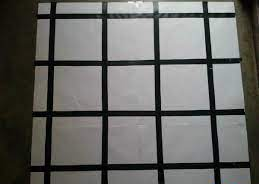
#> input picture assets/grid.png, 259 x 184 px
$ python grid.py
#> lines starting #> are read from the running program, lines starting #| are printed output that depends on the picture; after the words box and inside, x2 and y2 are one past the last pixel; in counts of white or black regions, pixels touching at a corner belong together
import cv2
import numpy as np

# Load image, convert to hsv, Gaussian blur, adaptive threshold
img = cv2.imread("assets/grid.png")
#> img is the input picture: shape (184, 259, 3); mean B, G, R 100.4, 103.5, 103.5
original = img.copy()
mask = np.zeros(img.shape, dtype=np.uint8)
gray = cv2.cvtColor(img, cv2.COLOR_BGR2GRAY)
blur = cv2.GaussianBlur(gray, (3,3), 0)
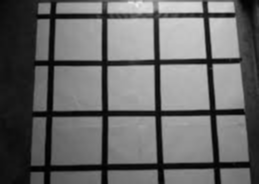
#> blur: shape (184, 259); min 1, max 235, mean 103.2
hsv = cv2.cvtColor(img, cv2.COLOR_BGR2HSV)
#> hsv: shape (184, 259, 3); mean H, S, V 53.5, 41.4, 105.3

#mask for colors between the range  (60, 100, 20) -> (130, 360, 255)
thresh = cv2.adaptiveThreshold(blur,45,cv2.ADAPTIVE_THRESH_GAUSSIAN_C,cv2.THRESH_BINARY_INV,51,35)
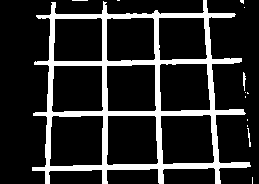
#> thresh: shape (184, 259); values 0 (black) and 45 (white), 16.3% white; 13 white regions (10 under 20 px), largest, box (x1, y1, x2, y2) and area: (32, 0, 251, 184) 7655, (243, 72, 246, 91) 35, (247, 128, 251, 147) 30
#apply morphology -> removes noise from mask
kernel = cv2.getStructuringElement(cv2.MORPH_RECT, (3,3))
opening = cv2.morphologyEx(thresh, cv2.MORPH_OPEN, kernel, iterations=1)
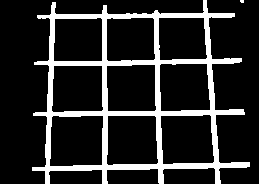
#> opening: shape (184, 259); values 0 (black) and 45 (white), 16% white; 2 white regions (1 under 20 px)
#kernel = cv2.getStructuringElement(cv2.MORPH_RECT, (2,3))
#opening = cv2.morphologyEx(opening, cv2.MORPH_OPEN, kernel, iterations=1)

#gets the biggest contour(outline)
contours = cv2.findContours(opening, cv2.RETR_EXTERNAL  , cv2.CHAIN_APPROX_SIMPLE)
#> contours = 2 contours, 1 with area under 20; largest, box (x1, y1, x2, y2) and area: (32, 0, 250, 184) 26750
contours = contours[0] if len(contours) == 2 else contours[1]
for c in contours:
    area_thresh = 0
    area = cv2.contourArea(c)
    if area > area_thresh:
        area = area_thresh
        big_contour = c
#> this loop made 2 passes
#> area_thresh on passes 1 to 2: 0, 0
#> after the loop, big_contour = contour of 194 points, box (x1, y1, x2, y2) (32, 0, 250, 184), area 26750

#aproximates the contour with a 4 sided polygon
epsilon = 0.1*cv2.arcLength(big_contour,True)
#> epsilon = 117.1
approx = cv2.approxPolyDP(big_contour,epsilon,True)
#> approx = [[234, 13], [52, 2], [32, 170], [249, 166]]
cv2.drawContours(mask, [approx], 0, (255,255,255), 3)
#> mask: shape (184, 259, 3); 7.5% white; 1 white region, box (x1, y1, x2, y2) and area: (30, 0, 252, 173) 3583
cv2.drawContours(img, [approx], 0, (255,255,255), 3)
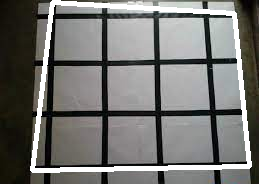
#> img: shape (184, 259, 3); 7.52% of pixels changed, all inside (x1, y1, x2, y2) = (30, 0, 252, 173)

#gets the coordinates of the verticies
mask = cv2.cvtColor(mask, cv2.COLOR_BGR2GRAY)
corners = cv2.goodFeaturesToTrack(mask, maxCorners=4, qualityLevel=0.1, minDistance=150)
#> corners = [[35, 167], [245, 162], [55, 5], [234, 11]]
for corner in corners:
    x,y = corner.ravel()
    cv2.circle(img,(int(x),int(y)),8,(255,120,255),-1)
    cv2.circle(mask,(int(x),int(y)),8,(255,120,255),-1)
    print("({}, {})".format(x,y))
#> this loop made 4 passes
#| (35.0, 167.0)
#| (245.0, 162.0)
#| (55.0, 5.0)
#| (234.0, 11.0)
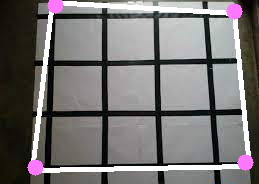
#> img: shape (184, 259, 3); 1.61% of pixels changed, all inside (x1, y1, x2, y2) = (27, 0, 254, 176)
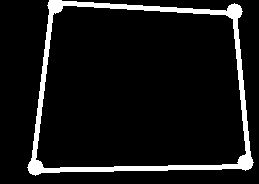
#> mask: shape (184, 259); 8.4% white; 1 white region, box (x1, y1, x2, y2) and area: (27, 0, 254, 176) 3985

pts1 = np.float32([corners[2], corners[3],
                    corners[0], corners[1]])
#> pts1 = [[55, 5], [234, 11], [35, 167], [245, 162]]
pts2 = np.float32([[0, 0], [400, 0],
                    [0, 400], [400, 400]])
matrix=cv2.getPerspectiveTransform(pts1,pts2)
#> matrix = [[2.05, 0.253, -114.1], [-0.0956, 2.85, -9], [-0.000384, 0.00103, 1]]
result = cv2.warpPerspective(img,matrix,(400,400 ))
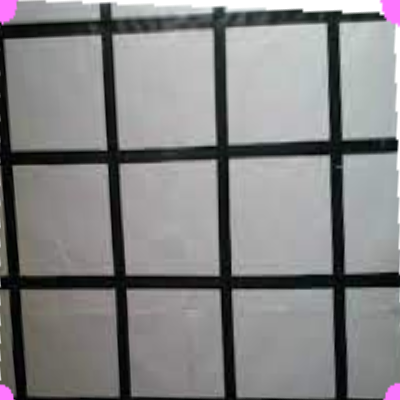
#> result: shape (400, 400, 3); mean B, G, R 132.2, 131.8, 131.9

#show all images
cv2.imshow("tresh", thresh)
cv2.imshow("opening", opening)
cv2.imshow("result", result)
cv2.imshow("image", img)

#close window if you press a key
cv2.waitKey(0)
cv2.destroyAllWindows()
